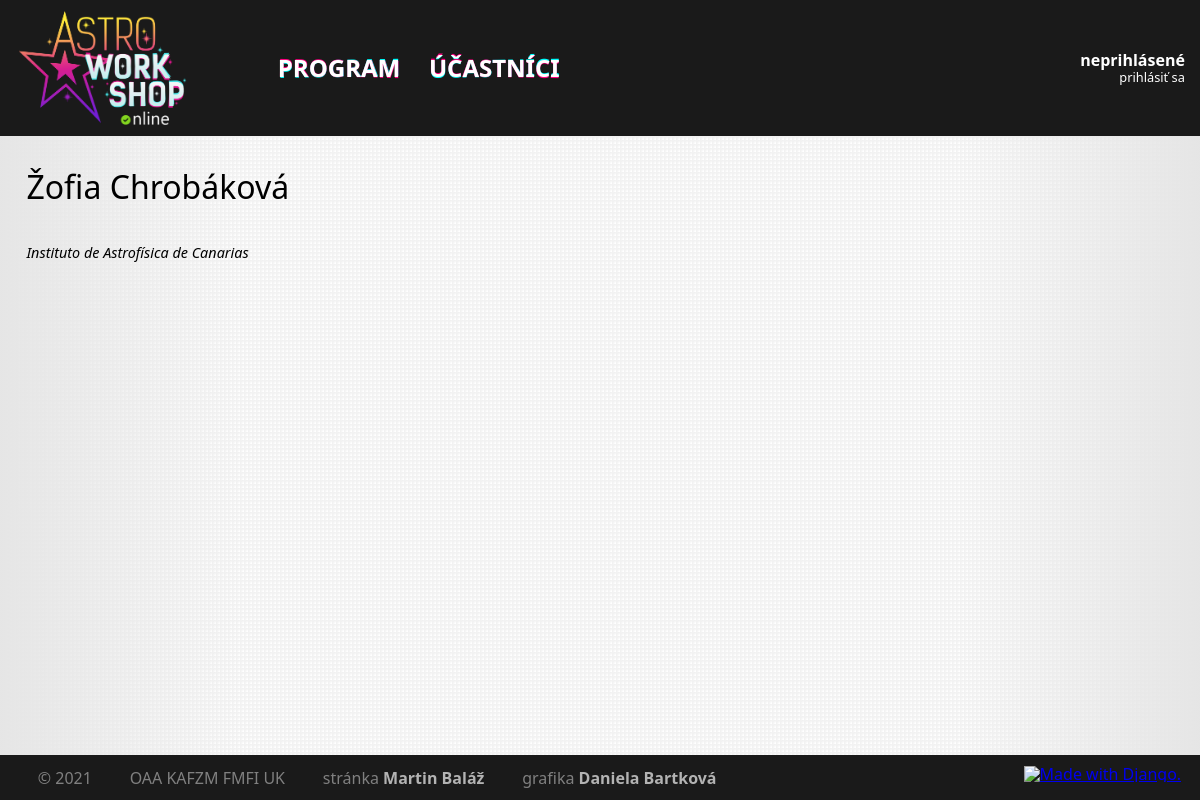
/people/ZofiaChrobakova/, run on an earlier commit of the app's database.
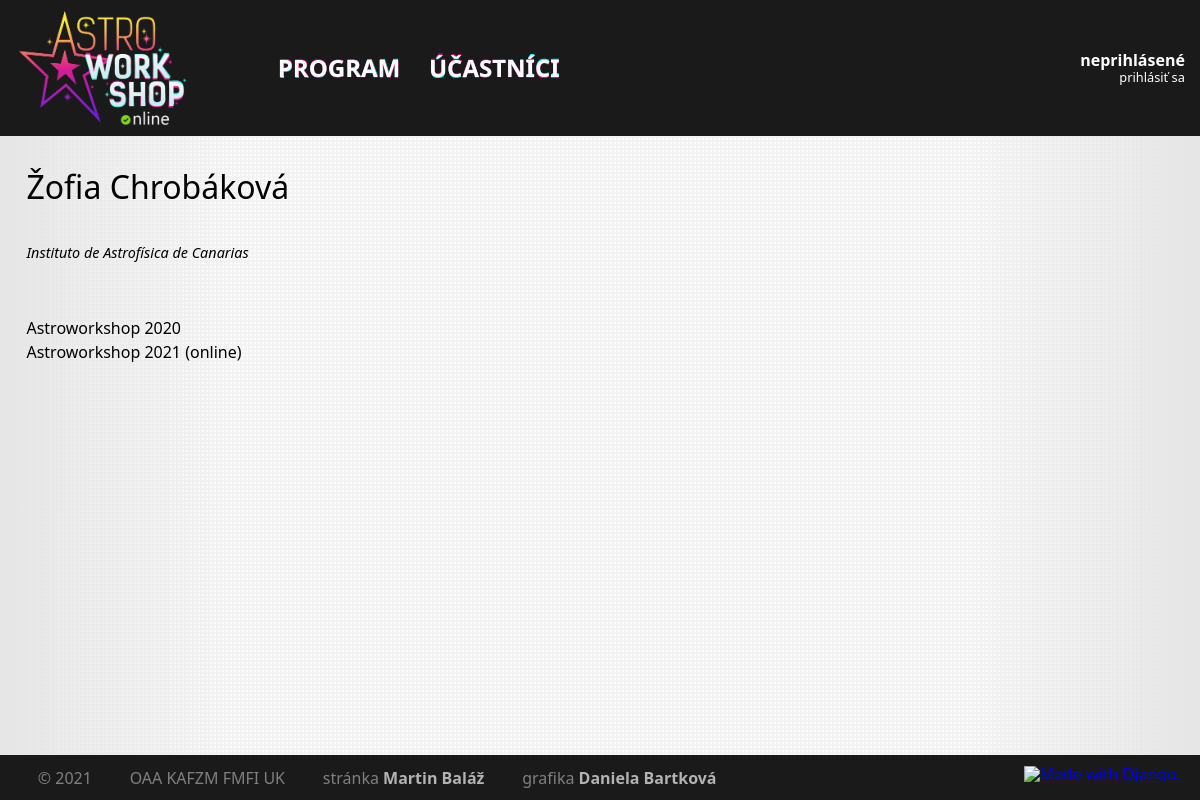
And on a later commit of the database.
### core/models/institute.py (models this page shows, shortened)
class Institute(models.Model):
    class Meta:
        ordering = ['full_name']
    short_name = models.CharField(max_length=32)
    full_name = models.CharField(max_length=256)

### core/models/participation.py (models this page shows, shortened)
class Participation(models.Model):
    person = models.ForeignKey('Participant', on_delete=models.CASCADE, null=False)
    event = models.ForeignKey('Event', on_delete=models.CASCADE, null=False)
    online = models.BooleanField(null=False, blank=False, default=False)
    organizer = models.BooleanField(null=False, blank=False, default=False)

### core/models/event.py (models this page shows)
class Event(models.Model):
    class Meta:
        ordering = ('start', 'name')
    code = models.CharField(max_length=32, unique=True)
    name = models.CharField(max_length=32, unique=True)
    start = models.DateTimeField()
    end = models.DateTimeField()
    def __str__(self):
        return self.name

### core/views/participant.py (the view)
# urls.py: path('people/<slug:username>/', participant.ParticipantView.as_view(), name='participant'),
class ParticipantView(django.views.generic.DetailView):
    model = Participant
    context_object_name = 'participant'
    template_name = 'core/participant.html'
    slug_field = 'username'
    slug_url_kwarg = 'username'

### core/templates/core/participant.html (shortened to what this page needs)
{% extends 'core/base.html' %}
{% load astro %}
{% block page %}
    <h2>
        {{ participant.get_full_name }}
    </h2>
    <div class="authortime">
        <span class="affiliation">
            {% for aff in participant.affiliations.all %}
                {{ aff.full_name }}
            {% endfor %}
        </span>
    </div>
    <ul>
        {% for par in participant.participation_set.all %}
            <li>
                {{ par.event }}
                {% if par.online %}
                    (online)
                {% endif %}
            </li>
        {% endfor %}
    </ul>
{% endblock %}

What changed in the data, as far as the page shows it:
added Participation: event "Astroworkshop 2020"
added Participation: event "Astroworkshop 2021", online "(online)"
